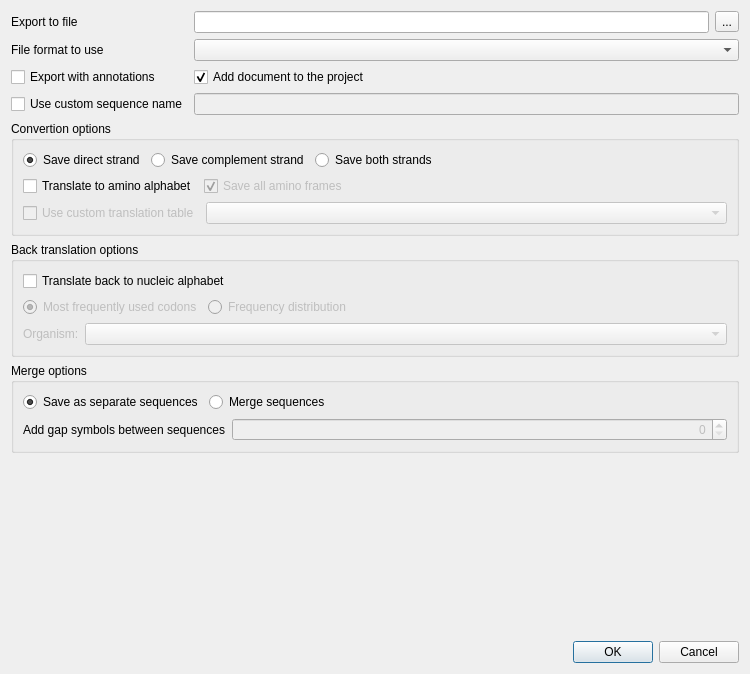
<?xml version="1.0" encoding="UTF-8"?>
<ui version="4.0">
 <class>U2::ExportSequencesDialog</class>
 <widget class="QDialog" name="U2::ExportSequencesDialog">
  <property name="geometry">
   <rect>
    <x>0</x>
    <y>0</y>
    <width>750</width>
    <height>674</height>
   </rect>
  </property>
  <property name="sizePolicy">
   <sizepolicy hsizetype="Preferred" vsizetype="Preferred">
    <horstretch>0</horstretch>
    <verstretch>0</verstretch>
   </sizepolicy>
  </property>
  <property name="minimumSize">
   <size>
    <width>750</width>
    <height>400</height>
   </size>
  </property>
  <property name="maximumSize">
   <size>
    <width>1234567</width>
    <height>674</height>
   </size>
  </property>
  <property name="windowTitle">
   <string>Export Selected Sequences</string>
  </property>
  <property name="modal">
   <bool>true</bool>
  </property>
  <layout class="QVBoxLayout" name="verticalLayout">
   <item>
    <layout class="QGridLayout" name="gridLayout_3">
     <property name="sizeConstraint">
      <enum>QLayout::SetDefaultConstraint</enum>
     </property>
     <item row="2" column="0">
      <widget class="QCheckBox" name="withAnnotationsBox">
       <property name="text">
        <string>Export with annotations</string>
       </property>
      </widget>
     </item>
     <item row="0" column="0">
      <widget class="QLabel" name="fileLabel">
       <property name="text">
        <string>Export to file</string>
       </property>
      </widget>
     </item>
     <item row="0" column="1">
      <widget class="QLineEdit" name="fileNameEdit"/>
     </item>
     <item row="0" column="2">
      <widget class="QToolButton" name="fileButton">
       <property name="text">
        <string>...</string>
       </property>
      </widget>
     </item>
     <item row="1" column="0">
      <widget class="QLabel" name="formatLabel">
       <property name="text">
        <string>File format to use</string>
       </property>
      </widget>
     </item>
     <item row="1" column="1" colspan="2">
      <widget class="QComboBox" name="formatCombo">
       <property name="sizePolicy">
        <sizepolicy hsizetype="Expanding" vsizetype="Fixed">
         <horstretch>0</horstretch>
         <verstretch>0</verstretch>
        </sizepolicy>
       </property>
      </widget>
     </item>
     <item row="4" column="0">
      <widget class="QCheckBox" name="customSeqNameBox">
       <property name="text">
        <string>Use custom sequence name</string>
       </property>
      </widget>
     </item>
     <item row="4" column="1" colspan="2">
      <widget class="QLineEdit" name="sequenceNameEdit">
       <property name="enabled">
        <bool>false</bool>
       </property>
      </widget>
     </item>
     <item row="2" column="1">
      <widget class="QCheckBox" name="addToProjectBox">
       <property name="text">
        <string>Add document to the project</string>
       </property>
       <property name="checked">
        <bool>true</bool>
       </property>
      </widget>
     </item>
    </layout>
   </item>
   <item>
    <widget class="QGroupBox" name="translationBox">
     <property name="minimumSize">
      <size>
       <width>0</width>
       <height>0</height>
      </size>
     </property>
     <property name="title">
      <string>Convertion options</string>
     </property>
     <layout class="QVBoxLayout" name="verticalLayout_3">
      <item>
       <layout class="QHBoxLayout" name="horizontalLayout_3">
        <item>
         <widget class="QRadioButton" name="directStrandButton">
          <property name="text">
           <string>Save direct strand</string>
          </property>
          <property name="checked">
           <bool>true</bool>
          </property>
         </widget>
        </item>
        <item>
         <widget class="QRadioButton" name="complementStrandButton">
          <property name="text">
           <string>Save complement strand</string>
          </property>
         </widget>
        </item>
        <item>
         <widget class="QRadioButton" name="bothStrandsButton">
          <property name="text">
           <string>Save both strands</string>
          </property>
         </widget>
        </item>
        <item>
         <spacer name="horizontalSpacer_3">
          <property name="orientation">
           <enum>Qt::Horizontal</enum>
          </property>
          <property name="sizeHint" stdset="0">
           <size>
            <width>40</width>
            <height>20</height>
           </size>
          </property>
         </spacer>
        </item>
       </layout>
      </item>
      <item>
       <layout class="QHBoxLayout" name="horizontalLayout_5">
        <item>
         <widget class="QCheckBox" name="translateButton">
          <property name="text">
           <string>Translate to amino alphabet</string>
          </property>
         </widget>
        </item>
        <item>
         <widget class="QCheckBox" name="allTFramesButton">
          <property name="enabled">
           <bool>false</bool>
          </property>
          <property name="text">
           <string>Save all amino frames</string>
          </property>
          <property name="checked">
           <bool>true</bool>
          </property>
         </widget>
        </item>
        <item>
         <spacer name="horizontalSpacer">
          <property name="orientation">
           <enum>Qt::Horizontal</enum>
          </property>
          <property name="sizeHint" stdset="0">
           <size>
            <width>40</width>
            <height>20</height>
           </size>
          </property>
         </spacer>
        </item>
       </layout>
      </item>
      <item>
       <layout class="QHBoxLayout" name="horizontalLayout_6">
        <item>
         <widget class="QCheckBox" name="translationTableButton">
          <property name="enabled">
           <bool>false</bool>
          </property>
          <property name="text">
           <string>Use custom translation table</string>
          </property>
         </widget>
        </item>
        <item>
         <widget class="QComboBox" name="translationTableCombo">
          <property name="enabled">
           <bool>false</bool>
          </property>
          <property name="sizePolicy">
           <sizepolicy hsizetype="Expanding" vsizetype="Fixed">
            <horstretch>0</horstretch>
            <verstretch>0</verstretch>
           </sizepolicy>
          </property>
         </widget>
        </item>
       </layout>
      </item>
     </layout>
    </widget>
   </item>
   <item>
    <widget class="QGroupBox" name="backTranslationBox">
     <property name="minimumSize">
      <size>
       <width>0</width>
       <height>0</height>
      </size>
     </property>
     <property name="title">
      <string>Back translation options</string>
     </property>
     <layout class="QVBoxLayout" name="verticalLayout_2">
      <item>
       <widget class="QCheckBox" name="backTranslateButton">
        <property name="text">
         <string>Translate back to nucleic alphabet</string>
        </property>
       </widget>
      </item>
      <item>
       <layout class="QHBoxLayout" name="horizontalLayout_4">
        <item>
         <widget class="QRadioButton" name="mostFrequentlyButton">
          <property name="enabled">
           <bool>false</bool>
          </property>
          <property name="text">
           <string>Most frequently used codons</string>
          </property>
          <property name="checked">
           <bool>true</bool>
          </property>
         </widget>
        </item>
        <item>
         <widget class="QRadioButton" name="frequencyDistributionButton">
          <property name="enabled">
           <bool>false</bool>
          </property>
          <property name="text">
           <string>Frequency distribution</string>
          </property>
         </widget>
        </item>
        <item>
         <spacer name="horizontalSpacer_4">
          <property name="orientation">
           <enum>Qt::Horizontal</enum>
          </property>
          <property name="sizeHint" stdset="0">
           <size>
            <width>40</width>
            <height>20</height>
           </size>
          </property>
         </spacer>
        </item>
       </layout>
      </item>
      <item>
       <layout class="QHBoxLayout" name="horizontalLayout" stretch="0,1">
        <item>
         <widget class="QLabel" name="organismLabel">
          <property name="enabled">
           <bool>false</bool>
          </property>
          <property name="text">
           <string>Organism:</string>
          </property>
         </widget>
        </item>
        <item>
         <widget class="QComboBox" name="organismCombo">
          <property name="enabled">
           <bool>false</bool>
          </property>
          <property name="sizePolicy">
           <sizepolicy hsizetype="Expanding" vsizetype="Fixed">
            <horstretch>0</horstretch>
            <verstretch>0</verstretch>
           </sizepolicy>
          </property>
          <property name="frame">
           <bool>true</bool>
          </property>
         </widget>
        </item>
       </layout>
      </item>
     </layout>
    </widget>
   </item>
   <item>
    <widget class="QGroupBox" name="saveModeBox">
     <property name="minimumSize">
      <size>
       <width>0</width>
       <height>0</height>
      </size>
     </property>
     <property name="title">
      <string>Merge options</string>
     </property>
     <layout class="QVBoxLayout" name="verticalLayout_5">
      <item>
       <layout class="QHBoxLayout" name="horizontalLayout_7">
        <item>
         <widget class="QRadioButton" name="separateButton">
          <property name="text">
           <string>Save as separate sequences</string>
          </property>
          <property name="checked">
           <bool>true</bool>
          </property>
         </widget>
        </item>
        <item>
         <widget class="QRadioButton" name="mergeButton">
          <property name="text">
           <string>Merge sequences</string>
          </property>
         </widget>
        </item>
        <item>
         <spacer name="horizontalSpacer_2">
          <property name="orientation">
           <enum>Qt::Horizontal</enum>
          </property>
          <property name="sizeHint" stdset="0">
           <size>
            <width>40</width>
            <height>20</height>
           </size>
          </property>
         </spacer>
        </item>
       </layout>
      </item>
      <item>
       <layout class="QHBoxLayout" name="horizontalLayout_2">
        <item>
         <widget class="QLabel" name="merge_gap_label">
          <property name="text">
           <string>Add gap symbols between sequences</string>
          </property>
         </widget>
        </item>
        <item>
         <widget class="QSpinBox" name="mergeSpinBox">
          <property name="enabled">
           <bool>false</bool>
          </property>
          <property name="sizePolicy">
           <sizepolicy hsizetype="Expanding" vsizetype="Fixed">
            <horstretch>0</horstretch>
            <verstretch>0</verstretch>
           </sizepolicy>
          </property>
          <property name="alignment">
           <set>Qt::AlignRight|Qt::AlignTrailing|Qt::AlignVCenter</set>
          </property>
          <property name="maximum">
           <number>100000</number>
          </property>
         </widget>
        </item>
       </layout>
      </item>
     </layout>
    </widget>
   </item>
   <item>
    <spacer name="verticalSpacer">
     <property name="orientation">
      <enum>Qt::Vertical</enum>
     </property>
     <property name="sizeHint" stdset="0">
      <size>
       <width>20</width>
       <height>40</height>
      </size>
     </property>
    </spacer>
   </item>
   <item>
    <widget class="QDialogButtonBox" name="buttonBox">
     <property name="standardButtons">
      <set>QDialogButtonBox::Cancel|QDialogButtonBox::Ok</set>
     </property>
    </widget>
   </item>
  </layout>
 </widget>
 <tabstops>
  <tabstop>fileNameEdit</tabstop>
  <tabstop>fileButton</tabstop>
  <tabstop>formatCombo</tabstop>
  <tabstop>withAnnotationsBox</tabstop>
  <tabstop>customSeqNameBox</tabstop>
  <tabstop>sequenceNameEdit</tabstop>
  <tabstop>directStrandButton</tabstop>
  <tabstop>complementStrandButton</tabstop>
  <tabstop>bothStrandsButton</tabstop>
  <tabstop>translateButton</tabstop>
  <tabstop>translationTableButton</tabstop>
  <tabstop>translationTableCombo</tabstop>
  <tabstop>backTranslateButton</tabstop>
  <tabstop>mostFrequentlyButton</tabstop>
  <tabstop>frequencyDistributionButton</tabstop>
  <tabstop>organismCombo</tabstop>
  <tabstop>separateButton</tabstop>
  <tabstop>mergeButton</tabstop>
  <tabstop>mergeSpinBox</tabstop>
 </tabstops>
 <resources/>
 <connections>
  <connection>
   <sender>mergeButton</sender>
   <signal>toggled(bool)</signal>
   <receiver>mergeSpinBox</receiver>
   <slot>setEnabled(bool)</slot>
   <hints>
    <hint type="sourcelabel">
     <x>518</x>
     <y>379</y>
    </hint>
    <hint type="destinationlabel">
     <x>517</x>
     <y>406</y>
    </hint>
   </hints>
  </connection>
  <connection>
   <sender>translateButton</sender>
   <signal>clicked(bool)</signal>
   <receiver>allTFramesButton</receiver>
   <slot>setEnabled(bool)</slot>
   <hints>
    <hint type="sourcelabel">
     <x>119</x>
     <y>184</y>
    </hint>
    <hint type="destinationlabel">
     <x>350</x>
     <y>184</y>
    </hint>
   </hints>
  </connection>
  <connection>
   <sender>backTranslateButton</sender>
   <signal>clicked(bool)</signal>
   <receiver>mostFrequentlyButton</receiver>
   <slot>setEnabled(bool)</slot>
   <hints>
    <hint type="sourcelabel">
     <x>132</x>
     <y>269</y>
    </hint>
    <hint type="destinationlabel">
     <x>133</x>
     <y>293</y>
    </hint>
   </hints>
  </connection>
  <connection>
   <sender>backTranslateButton</sender>
   <signal>clicked(bool)</signal>
   <receiver>frequencyDistributionButton</receiver>
   <slot>setEnabled(bool)</slot>
   <hints>
    <hint type="sourcelabel">
     <x>132</x>
     <y>269</y>
    </hint>
    <hint type="destinationlabel">
     <x>517</x>
     <y>293</y>
    </hint>
   </hints>
  </connection>
  <connection>
   <sender>backTranslateButton</sender>
   <signal>clicked(bool)</signal>
   <receiver>organismLabel</receiver>
   <slot>setEnabled(bool)</slot>
   <hints>
    <hint type="sourcelabel">
     <x>132</x>
     <y>269</y>
    </hint>
    <hint type="destinationlabel">
     <x>69</x>
     <y>319</y>
    </hint>
   </hints>
  </connection>
  <connection>
   <sender>backTranslateButton</sender>
   <signal>clicked(bool)</signal>
   <receiver>organismCombo</receiver>
   <slot>setEnabled(bool)</slot>
   <hints>
    <hint type="sourcelabel">
     <x>132</x>
     <y>269</y>
    </hint>
    <hint type="destinationlabel">
     <x>441</x>
     <y>319</y>
    </hint>
   </hints>
  </connection>
  <connection>
   <sender>translateButton</sender>
   <signal>clicked(bool)</signal>
   <receiver>translationTableButton</receiver>
   <slot>setEnabled(bool)</slot>
   <hints>
    <hint type="sourcelabel">
     <x>120</x>
     <y>184</y>
    </hint>
    <hint type="destinationlabel">
     <x>120</x>
     <y>209</y>
    </hint>
   </hints>
  </connection>
  <connection>
   <sender>customSeqNameBox</sender>
   <signal>clicked(bool)</signal>
   <receiver>sequenceNameEdit</receiver>
   <slot>setEnabled(bool)</slot>
   <hints>
    <hint type="sourcelabel">
     <x>161</x>
     <y>106</y>
    </hint>
    <hint type="destinationlabel">
     <x>197</x>
     <y>103</y>
    </hint>
   </hints>
  </connection>
  <connection>
   <sender>buttonBox</sender>
   <signal>rejected()</signal>
   <receiver>U2::ExportSequencesDialog</receiver>
   <slot>reject()</slot>
   <hints>
    <hint type="sourcelabel">
     <x>269</x>
     <y>456</y>
    </hint>
    <hint type="destinationlabel">
     <x>269</x>
     <y>238</y>
    </hint>
   </hints>
  </connection>
 </connections>
</ui>
